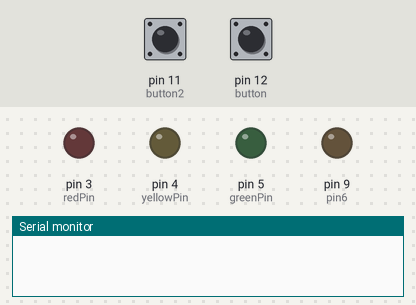
Recording of a sketch running on a simulated Arduino Uno, built with avr-gcc and run on an emulated ATmega328P. Shown: output pins drawn as LEDs (lit = HIGH), the last lines printed to the serial monitor. The inputs (shaded band) are chosen by the test bench; at power-on: pin 11 (button2) HIGH, pin 12 (button) HIGH.

Above: at 1.2 s.
1.3 s: pin 11 (button2) pulled LOW for 0.15 s
At 4.24 s:
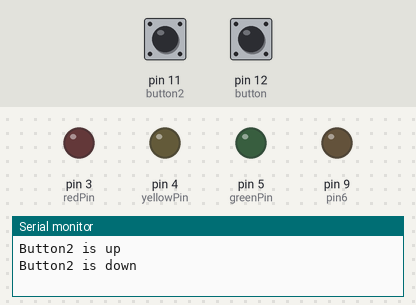
4.3 s: pin 12 (button) pulled LOW for 0.15 s
At 5.21 s:
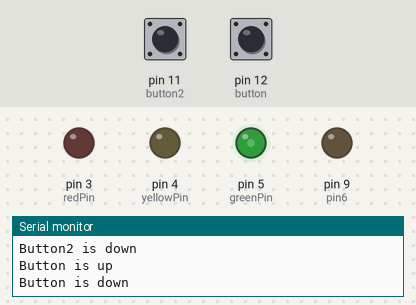
At 7.3 s:
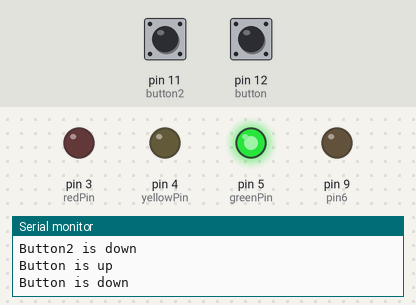
7.4 s: pin 11 (button2) pulled LOW for 1 s
10.4 s: pin 11 (button2) pulled LOW for 3.2 s
15.1 s: pin 12 (button) pulled LOW for 3.2 s
Timing chart, 0 to 22.3 s (numbered marks = the images above; inputs shaded):
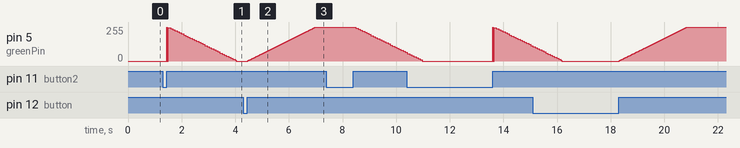

Measured:
- after the input at 1.3 s, pin 5 (greenPin): ramps from 255/255 to 0/255 and jumps back, once every 0.06 s
- after the input at 4.3 s, pin 5 (greenPin): moves from 0/255 to 254/255 over 2.5 s, starting after 0.16 s

The sketch:

buttonFadeUpDown2Buttons.ino
```cpp
const int button = 12;
const int button2 = 11;

int redPin = 3;
int yellowPin = 4;
int greenPin = 5;
int pin6 = 9;
//int pin7 = 10;


int bounceTime = 50;
int holdTime = 250;
int doubleTime = 500;

int lastReading = LOW;
int hold = 0;
int single = 0;
int LEDstate = 0;

unsigned long onTime = 0;
unsigned long lastSwitchTime = 0;

const long interval = 1000;
unsigned long previousMillis = 0;
unsigned long currentMillis;

bool buttonStateUp = true;
bool buttonStateUp2 = true; //for second button


void setup() {
  pinMode(button, INPUT);
  pinMode(button2, INPUT);
  for(int i = 0; i <= 13; i++){
        pinMode(i, INPUT);
  }

  pinMode(redPin, OUTPUT);
  pinMode(yellowPin, OUTPUT);
  pinMode(greenPin, OUTPUT);
  pinMode(pin6, OUTPUT);
  //pinMode(pin7, OUTPUT);
  //digitalWrite(led, LOW);
  Serial.begin(9600);

}

void loop() {


  if (digitalRead(button) == LOW && buttonStateUp){
    Serial.println("Button is up");
    buttonStateUp = false;
  }
  if (digitalRead(button) == HIGH && buttonStateUp == false){
    Serial.println("Button is down");
    buttonStateUp = true;

    for(int i=0; i<255; i++){
      analogWrite(5, i);
      delay(10);
    }
  }


  if (digitalRead(button2) == LOW && buttonStateUp2){
    Serial.println("Button2 is up");
    buttonStateUp2 = false;
  }
  if (digitalRead(button2) == HIGH && buttonStateUp2 == false){
    Serial.println("Button2 is down");
    buttonStateUp2 = true;
    for(int i=255; i>0; i--){
      analogWrite(5, i);
      delay(10);
      digitalWrite(5, LOW);
    }
  }


}
```
